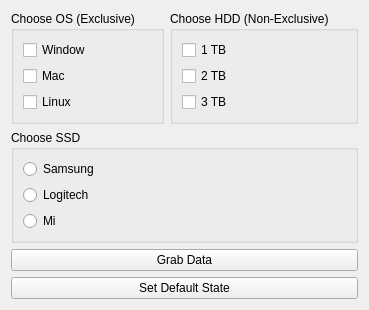
<?xml version="1.0" encoding="UTF-8"?>
<ui version="4.0">
 <class>Widget</class>
 <widget class="QWidget" name="Widget">
  <property name="geometry">
   <rect>
    <x>0</x>
    <y>0</y>
    <width>330</width>
    <height>300</height>
   </rect>
  </property>
  <property name="windowTitle">
   <string>Widget</string>
  </property>
  <layout class="QVBoxLayout" name="verticalLayout_5">
   <item>
    <layout class="QHBoxLayout" name="horizontalLayout">
     <item>
      <widget class="QGroupBox" name="groupBox">
       <property name="sizePolicy">
        <sizepolicy hsizetype="Preferred" vsizetype="Preferred">
         <horstretch>0</horstretch>
         <verstretch>0</verstretch>
        </sizepolicy>
       </property>
       <property name="title">
        <string>Choose OS (Exclusive)</string>
       </property>
       <layout class="QVBoxLayout" name="verticalLayout">
        <item>
         <widget class="QCheckBox" name="winCb">
          <property name="text">
           <string>Window</string>
          </property>
         </widget>
        </item>
        <item>
         <widget class="QCheckBox" name="macCb">
          <property name="text">
           <string>Mac</string>
          </property>
         </widget>
        </item>
        <item>
         <widget class="QCheckBox" name="linuxCb">
          <property name="text">
           <string>Linux</string>
          </property>
         </widget>
        </item>
       </layout>
      </widget>
     </item>
     <item>
      <widget class="QGroupBox" name="groupBox_2">
       <property name="title">
        <string>Choose HDD (Non-Exclusive)</string>
       </property>
       <layout class="QVBoxLayout" name="verticalLayout_2">
        <item>
         <widget class="QCheckBox" name="oneTbCb">
          <property name="text">
           <string>1 TB</string>
          </property>
         </widget>
        </item>
        <item>
         <widget class="QCheckBox" name="twoTbCb">
          <property name="text">
           <string>2 TB</string>
          </property>
         </widget>
        </item>
        <item>
         <widget class="QCheckBox" name="threeTbCb">
          <property name="text">
           <string>3 TB</string>
          </property>
         </widget>
        </item>
       </layout>
      </widget>
     </item>
    </layout>
   </item>
   <item>
    <widget class="QGroupBox" name="groupBox_3">
     <property name="title">
      <string>Choose SSD</string>
     </property>
     <layout class="QVBoxLayout" name="verticalLayout_3">
      <item>
       <widget class="QRadioButton" name="samsungRb">
        <property name="text">
         <string>Samsung</string>
        </property>
       </widget>
      </item>
      <item>
       <widget class="QRadioButton" name="logictechRb">
        <property name="text">
         <string>Logitech</string>
        </property>
       </widget>
      </item>
      <item>
       <widget class="QRadioButton" name="miRb">
        <property name="text">
         <string>Mi</string>
        </property>
       </widget>
      </item>
     </layout>
    </widget>
   </item>
   <item>
    <layout class="QVBoxLayout" name="verticalLayout_4">
     <item>
      <widget class="QPushButton" name="grabDataBtn">
       <property name="text">
        <string>Grab Data</string>
       </property>
      </widget>
     </item>
     <item>
      <widget class="QPushButton" name="setDefaultStateBtn">
       <property name="text">
        <string>Set Default State</string>
       </property>
      </widget>
     </item>
    </layout>
   </item>
  </layout>
 </widget>
 <resources/>
 <connections/>
</ui>
